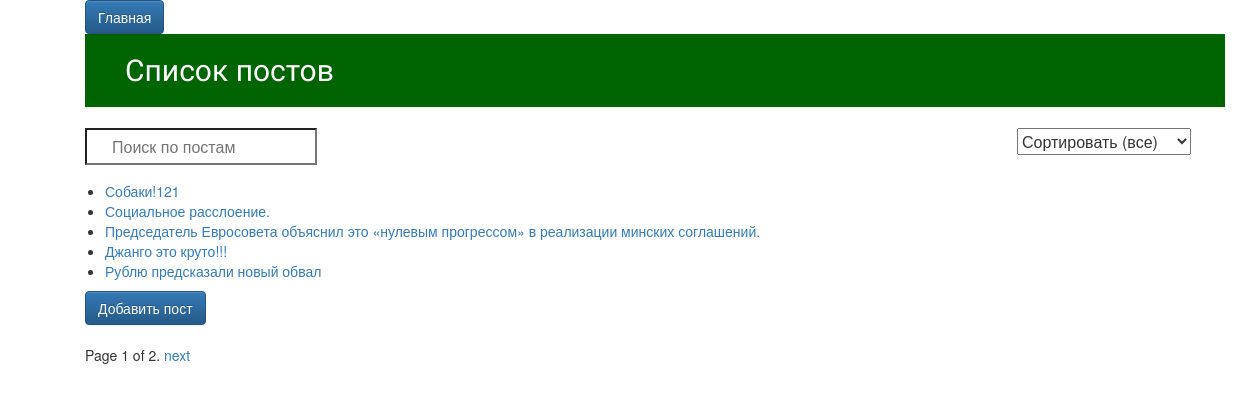
The page / on the database its author committed.
### blogs_platform/models.py (models this page shows, shortened)
class Post(models.Model, HitCountMixin):
    subject = models.CharField(u'Тема', max_length=255)
    text = models.TextField(u'Текст')
    status = models.CharField(max_length=1, default='v', choices=status_choices)
    hit_count_generic = GenericRelation(
        HitCount, object_id_field='object_pk',
        related_query_name='hit_count_generic_relation')

### blogs_platform/views.py (the view)
# urls.py: path('', views.index),
def index(request):
    name = request.GET.get('text', '')
    context = {'post_add_url': '/add_post'}
    posts_list = Post.objects.filter(status='v', subject__contains=name)
    html = 'index.html'
    if request.path == '/popular/':
        posts_list = Post.objects.filter(status='v', subject__contains=name).order_by("-hit_count_generic__hits")
        html = 'popular_index.html'
    elif request.path == '/last_added/':
        posts_list = Post.objects.filter(status='v', subject__contains=name).order_by('-id')
        html = 'last_added_index.html'
    paginator = Paginator(posts_list, 5)
    page = request.GET.get('page')
    try:
        posts = paginator.page(page)
    except PageNotAnInteger:
        posts = paginator.page(1)
    except EmptyPage:
        posts = paginator.page(paginator.num_pages)
    context['posts'] = posts
    return render(request, html, context)

### blogs_platform/templates/index.html (shortened to what this page needs)
{% extends 'base_index.html' %}
{% block sidebar %}
    <option value="/" selected="selected">Сортировать (все)</option>
{% endblock %}

### blogs_platform/templates/base_index.html (shortened to what this page needs)
{% extends 'base.html' %}
{% block content %}
<h2 class="page-header"> Список постов </h2>
<table>
    <tr>
        <td valign="top">
            <form action="" target="_blank">
              <input type="search" name="text" required placeholder="Поиск по постам" style="padding: 5px 2px 5px 25px;
              background: url('http://3.bp.blogspot.com/-4w14hQHr5yQ/Tgm6u7KwUkI/AAAAAAAACAI/Hu2poBOPx3g/s25/search.png') no-repeat scroll 0 50%;
              ">
            </form>
        </td>
        <td valign="top">
            <select name="select" onchange="location=value">
                {% block sidebar %}{% endblock %}
            </select>
        </td>
    </tr>
</table>
<ul>
    {% for post in posts %}
        <li><a href="/post/{{ post.pk }}"> {{ post.subject }} </a></li>
    {% endfor %}
</ul>
<a href="{{ post_add_url }}" type="button" class="btn btn-primary">
    Добавить пост
</a>
<br>
<div class="pagination">
    <span class="step-links">
        <span class="current">
            Page {{ posts.number }} of {{ posts.paginator.num_pages }}.
        </span>
        {% if posts.has_next %}
            <a href="?page={{ posts.next_page_number }}">next</a>
        {% endif %}
    </span>
</div>
{% endblock %}

### blogs_platform/static/css/post.css (style rules this page uses)
h2 { font-family: Lobster; color: #ffffff; }
ul { padding: 0; margin-left: 20px; }
select { margin-left: 700px; }
body { padding-left: 15px; }
.page-header { background-color: #006400; margin-top: 0; padding: 20px 20px 20px 40px; }
h1, h2, h3, h4 { font-family: 'Lobster', cursive; }

### rows shown on the page
Post: subject "Собаки!121"
Post: subject "Социальное расслоение."
Post: subject "Председатель Евросовета объяснил это «нулевым прогрессом» в реализации минских соглашений."
Post: subject "Джанго это круто!!!"
Post: subject "Рублю предсказали новый обвал"

### other values the page prints
{{ posts.number }} "1"
{{ posts.paginator.num_pages }} "2"
